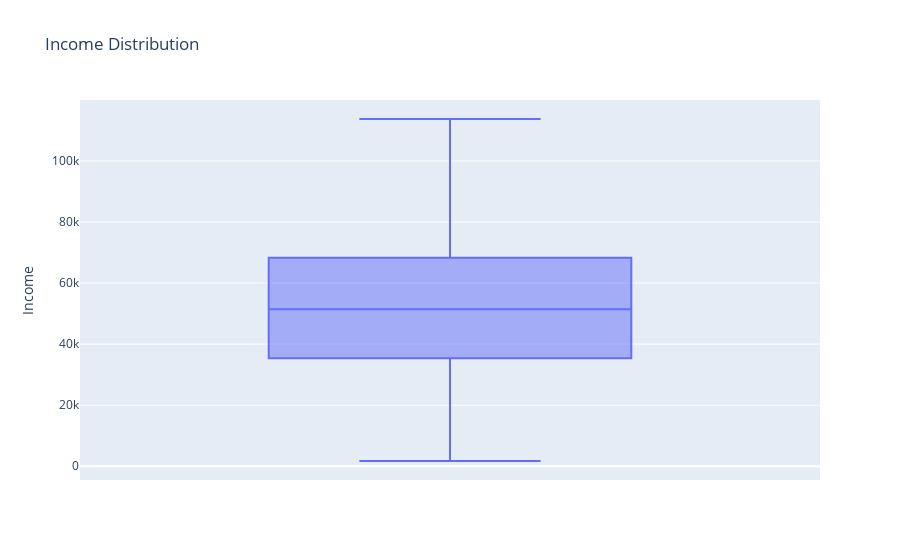

Source (notebook cell):
### Code cell
fig = px.box(df, y="Income", title="Income Distribution")
fig.write_image('box_plot.png')
img = fig.to_image(format='png')
Image(img)
fig

### Figure 1 — Plotly figure (JSON) as saved in the notebook; plotly's stock layout.template omitted (floating-point values rounded to 4 significant figures; data arrays with more than 128 entries replaced by an {"elided": "..."} marker saying what was removed)
{"data": [{"alignmentgroup": "True", "hovertemplate": "Income=%{y}<extra></extra>", "legendgroup": "", "marker": {"color": "#636efa"}, "name": "", "notched": false, "offsetgroup": "", "orientation": "v", "showlegend": false, "type": "box", "x0": " ", "xaxis": "x", "y": {"elided": "2021 int values"}, "y0": " ", "yaxis": "y"}], "layout": {"boxmode": "group", "legend": {"tracegroupgap": 0}, "title": {"text": "Income Distribution"}, "xaxis": {"anchor": "y", "domain": [0, 1]}, "yaxis": {"anchor": "x", "domain": [0, 1], "title": {"text": "Income"}}}}
